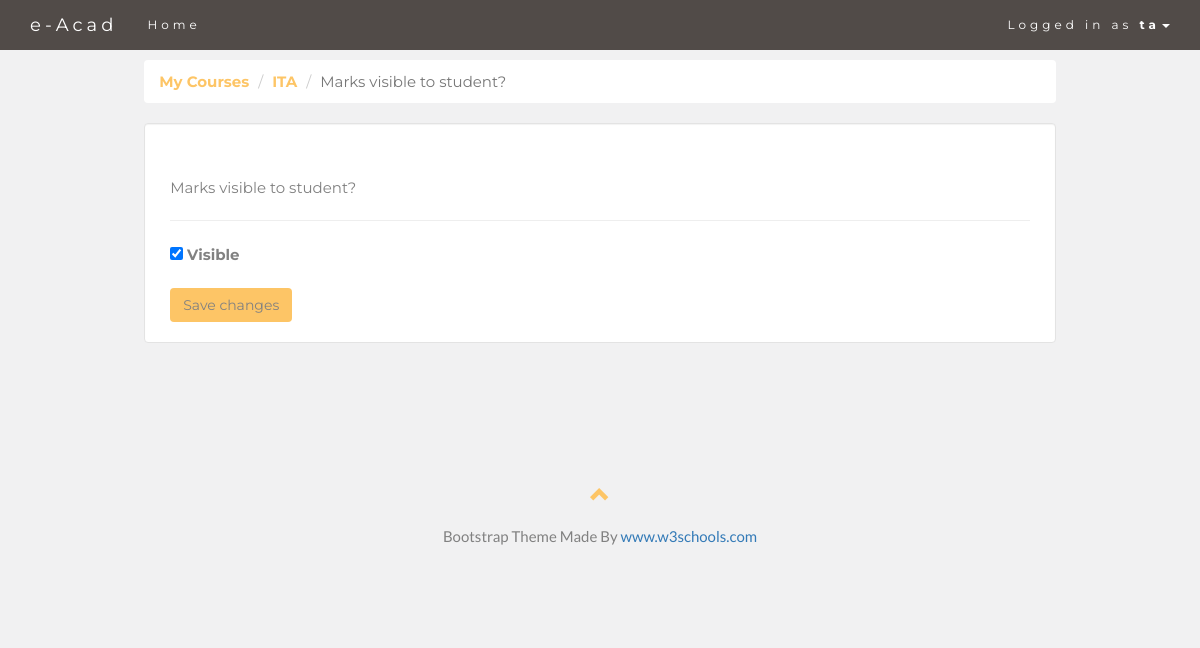
/ta/assignment/update_permission/15/ (signed in), run on the app's committed database.
### classroom/models.py (models this page shows, shortened)
class User(AbstractUser):
    is_student = models.BooleanField(default=False)
    is_teacher = models.BooleanField(default=False)
    is_ta = models.BooleanField(default=False)
    semester = models.IntegerField(default=0)
    RollNo = models.CharField(max_length=100, default='')
    vote = models.BooleanField(default=False)

class Assignment(models.Model):
    course = models.ForeignKey(Course, on_delete=models.CASCADE, related_name='assignments')
    file_name = models.CharField(max_length=500, default='')
    file_upload = models.FileField(upload_to='assignments/')
    uploaded_at = models.DateTimeField(auto_now_add=True)
    max_marks = models.FloatField()
    ta = models.ManyToManyField(TA,default=None, related_name='tas')
    visible = models.BooleanField(default=False)

class Course(models.Model):
    owner = models.ForeignKey(User, on_delete=models.CASCADE, related_name='courses')
    semester = models.IntegerField(default=0)
    course_code = models.CharField(max_length=100, default='course_code')
    course_title = models.CharField(max_length=100, default='course_title')
    about = models.TextField(default='anything about course')
    totalclasses = models.IntegerField(default=0)
    classestaken = models.IntegerField(default=0)

### classroom/views/ta.py (the view, shortened to what this page needs)
# urls.py: path('ta/assignment/update_permission/<int:pk>/', ta.PermissionUpdateView.as_view(), name='ta_update_permission'),
@method_decorator([login_required, ta_required], name='dispatch')
class PermissionUpdateView(UpdateView):
    model = Assignment
    fields = ('visible',)
    template_name ='classroom/ta/ta_update_permission.html'

### classroom/templates/classroom/ta/ta_update_permission.html (shortened to what this page needs)
{% extends 'base.html' %}
{% load crispy_forms_tags %}
{% block content %}
    <nav aria-label="breadcrumb">
    <ol class="breadcrumb">
      <li class="breadcrumb-item"><a href="{% url 'ta_course_list' %}" class="yellow">My Courses</a></li>
        <li class="breadcrumb-item active" aria-current="page"><a href="{% url 'course_ta_view' assignment.course.id%}" class="yellow">{{ assignment.course.course_title }}</a></li>
        <li class="breadcrumb-item active" aria-current="page">Marks visible to student?</li>
    </ol>
  </nav>
    <div class="well">
      <div class="page-header">
           <p >Marks visible to student?</p>
        </div>
      <form method="post" novalidate>
          {{ form|crispy }}
        <button type="submit" class="btn btn-button">Save changes</button>
      </form>
    </div>
{% endblock %}

### templates/base.html (shortened to what this page needs)
{% load static %}
<!DOCTYPE html>
<html lang="en">
<head>
  <link rel="stylesheet" href="https://maxcdn.bootstrapcdn.com/bootstrap/3.3.7/css/bootstrap.min.css">
</head>
<body id="myPage" data-spy="scroll" data-target=".navbar" data-offset="60">
<nav class="navbar navbar-default navbar-fixed-top">
  <div class="container">
    <div class="navbar-header">
      <a class="navbar-brand" href="#myPage">e-Acad</a>
    </div>
    <div class="collapse navbar-collapse" id="myNavbar">
      <ul class="nav navbar-nav ">
        <li><a href="{% url 'home' %}">Home</a></li>
      </ul>
      <ul class="nav navbar-nav navbar-right">
        {% if user.is_authenticated %}
        <li class="dropdown" >
        <a class="dropdown-toggle"  style="background-color: #514b48;" data-toggle="dropdown"  href="#">Logged in as <strong>{{ user.username }}</strong><span class="caret"></span></a>
        </li>
         {% endif %}
      </ul>
    </div>
  </div>
</nav>
<div class="container-fluid">
<div class="row">
  <div class="col-sm-1">
  </div>
  <div class="col-sm-10">
  {% block content %}
{% endblock %}
  </div>
  <div class="col-sm-1">
  </div>
</div>
</div>
<footer class="container-fluid text-center">
  <a href="#myPage" title="To Top">
    <span class="glyphicon glyphicon-chevron-up"></span>
  </a>
  <p>Bootstrap Theme Made By <a href="https://www.w3schools.com" title="Visit w3schools">www.w3schools.com</a></p>
</footer>
</body>
</html>

### templates/base.html (style rules this page uses)
body { font: 400 15px Lato, sans-serif; line-height: 1.8; color: #818181; background-color: #F1F1F2; }
ol.breadcrumb { background-color: #fff; font-family: Montserrat, sans-serif; }
.well { background-color: white; padding: 10px 25px 20px 25px; font-family: Montserrat, sans-serif; }
.btn-button { background-color: #FDC566; }
a.yellow { color:#FDC566; font-weight: bold; }
.container-fluid { padding: 60px 50px; }
.navbar { margin-bottom: 0; background-color: #514b48; z-index: 9999; border: 0; font-size: 12px !important; line-height: 1.42857143 !important; letter-spacing: 4px; border-radius: 0; font-family: Montserrat, sans-serif; }
.navbar li a, .navbar .navbar-brand { color: #fff !important; }
footer .glyphicon { font-size: 20px; margin-bottom: 20px; color: #FDC566; }

### data on the page
User: username "ta"
Assignment: course.course_title "ITA", visible "☑"
